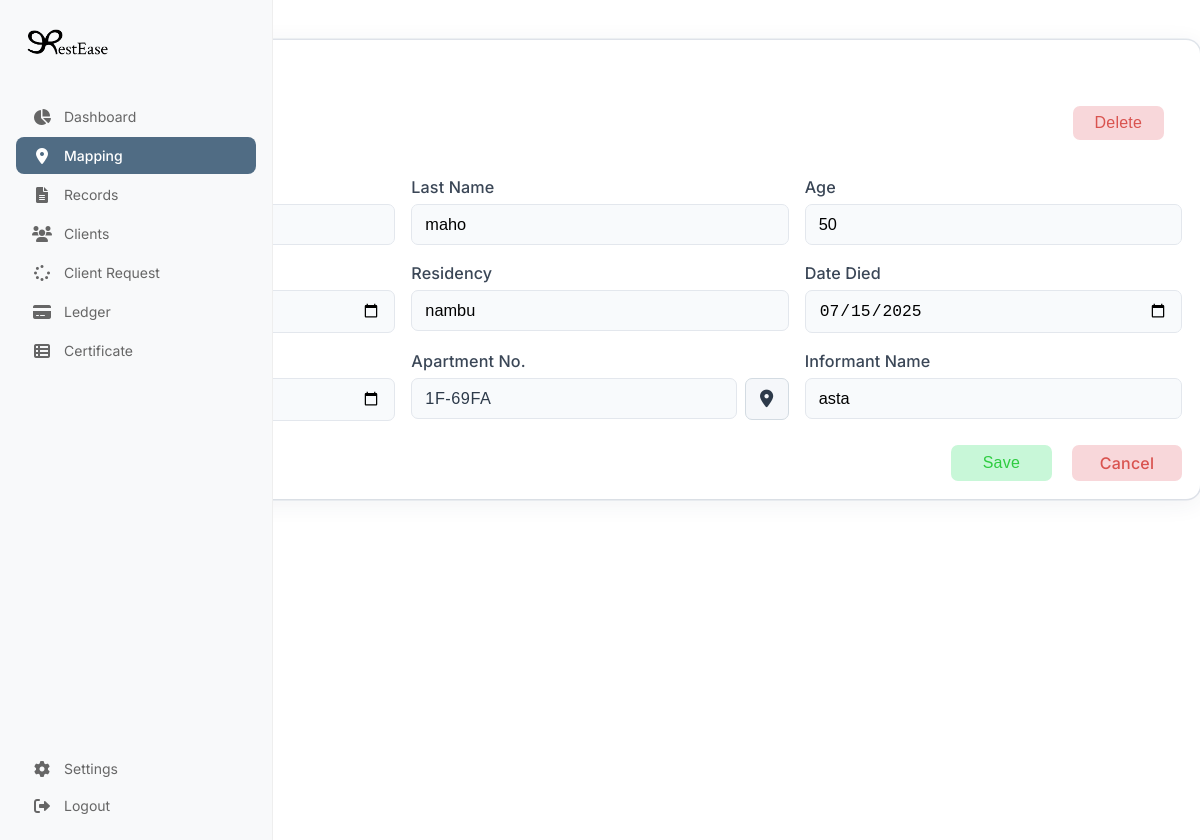
Page /AdminSide/EditNiches.php?nicheID=1F-69FA on the committed database.
### tables this page shows
CREATE TABLE `deceased` (
  `id` int(11) NOT NULL,
  `firstName` varchar(100) DEFAULT NULL,
  `lastName` varchar(100) DEFAULT NULL,
  `age` int(11) DEFAULT NULL,
  `born` date DEFAULT NULL,
  `residency` varchar(255) DEFAULT NULL,
  `dateDied` date DEFAULT NULL,
  `dateInternment` date DEFAULT NULL,
  `nicheID` varchar(50) DEFAULT NULL,
  `informantName` varchar(255) DEFAULT NULL
);

### AdminSide/EditNiches.php (the view, shortened to what this page needs)
<?php
include_once '../Includes/db.php';
$nicheID = $_GET['nicheID'] ?? '';
$deceased = [
  'firstName' => '',
  'lastName' => '',
  'age' => '',
  'born' => '',
  'residency' => '',
  'dateDied' => '',
  'dateInternment' => '',
  'nicheID' => $nicheID,
  'informantName' => ''
];
$originalNicheID = $_GET['nicheID'] ?? '';
if ($nicheID) {
  $stmt = $conn->prepare("SELECT * FROM deceased WHERE nicheID = ? LIMIT 1");
  $stmt->bind_param("s", $originalNicheID);
  $stmt->execute();
  $result = $stmt->get_result();
  if ($result && $row = $result->fetch_assoc()) {
    $deceased = $row;
  }
}
?>
<!DOCTYPE html>
<html lang="en">
<head>
  <link rel="stylesheet" href="https://cdnjs.cloudflare.com/ajax/libs/font-awesome/6.0.0/css/all.min.css">
  <link rel="stylesheet" href="../css/dashboard.css">
  <link rel="stylesheet" href="../css/sidebar.css">
  <link rel="stylesheet" href="../css/Niches.css">
  <link rel="stylesheet" href="../css/EditNiches.css">
  <link rel="stylesheet" href="../css/EditNiches.css">
</head>
<body style="min-height: 100vh; background: #fff; overflow: hidden;">
   <?php include '../Includes/sidebar.php'; ?>
  <div class="form-container" style="width: 1230px; max-width: 100%; margin: 40px 10px 10px auto; padding: 18px; box-sizing: border-box;">
    <div class="top-bar">
      <span class="page-title">Edit Deceased Data</span>
    </div>
    <div class="top-actions">
      <form id="deleteForm" method="post" style="display:inline;">
        <button type="button" class="btn delete-btn" style="margin-left:auto;" id="deleteBtn">Delete</button>
      </form>
    </div>
    <div class="form-section-title">Deceased Information</div>
    <form method="post" autocomplete="off" id="editForm">
      <div class="form-row">
        <div class="form-group">
          <label for="firstName">First Name</label>
        </div>
        <div class="form-group">
          <label for="lastName">Last Name</label>
          <input type="text" id="lastName" name="lastName" placeholder="Last Name" value="<?php echo htmlspecialchars($deceased['lastName']); ?>">
        </div>
        <div class="form-group">
          <label for="age">Age</label>
          <input type="number" id="age" name="age" placeholder="Age" value="<?php echo htmlspecialchars($deceased['age']); ?>">
        </div>
      </div>
      <div class="form-row-2">
        <div class="form-group">
          <label for="born">Born</label>
        </div>
        <div class="form-group">
          <label for="residency">Residency</label>
          <input type="text" id="residency" name="residency" placeholder="Residency" value="<?php echo htmlspecialchars($deceased['residency']); ?>">
        </div>
        <div class="form-group">
          <label for="dateDied">Date Died</label>
          <input type="date" id="dateDied" name="dateDied" placeholder="Date Died" value="<?php echo htmlspecialchars($deceased['dateDied']); ?>">
        </div>
      </div>
      <div class="form-row-3">
        <div class="form-group">
          <label for="dateInternment">Date of Internment</label>
        </div>
        <div class="form-group">
          <label for="apartmentNo">Apartment No.</label>
          <div class="niche-picker-group">
            <input type="text" id="apartmentNo" name="apartmentNo" placeholder="Apartment No." readonly value="<?php echo htmlspecialchars($deceased['nicheID']); ?>">
            <button type="button" id="pickNicheBtn" class="btn pick-niche-btn" title="Pick Niche">
              <i class="fas fa-map-marker-alt"></i>
            </button>
          </div>
        </div>
        <div class="form-group">
          <label for="informantName">Informant Name</label>
          <input type="text" id="informantName" name="informantName" placeholder="Informant Name" value="<?php echo htmlspecialchars($deceased['informantName']); ?>">
        </div>
      </div>
      <div class="form-actions">
        <button type="submit" class="btn save-btn">Save</button>
        <a href="Mapping.php" class="btn cancel-btn" style="margin-left:12px;">Cancel</a>
      </div>
    </form>
  </div>
</body>
</html>

### css/dashboard.css (style rules this page uses)
:root { --primary-color: #1a1a1a; --sidebar-width: 240px; --header-height: 60px; --border-radius: 8px; --dashboard-side-gap: 50px; }
body { margin: 0; padding: 0; font-family: 'Inter', -apple-system, BlinkMacSystemFont, sans-serif; background-color: #fff; }

### css/sidebar.css (style rules this page uses)
:root { --primary-color: #1a1a1a; --sidebar-width: 240px; --border-radius: 8px; }

### css/Niches.css (style rules this page uses)
:root { --primary-color: #1a1a1a; --sidebar-width: 240px; --header-height: 60px; --border-radius: 8px; }
body { margin: 0; padding: 0; font-family: 'Inter', -apple-system, BlinkMacSystemFont, sans-serif; background-color: #fff; }

### css/EditNiches.css (style rules this page uses)
body { font-family: 'Inter', sans-serif; background: #f7f8fa; margin: 0; padding: 0; overflow-x: hidden; }
.top-bar, .top-actions { width: 100%; box-sizing: border-box; padding: 0 18px; }
.top-bar { display: flex; align-items: center; justify-content: space-between; padding: 16px 18px 0 18px; min-height: 48px; gap: 24px; }
.page-title { font-size: 1.5rem; font-weight: 700; color: #2d3a4a; letter-spacing: 0.5px; margin: 0; padding: 0; flex-shrink: 0; }
.top-actions { display: flex; justify-content: flex-end; align-items: center; gap: 12px; padding-right: 18px; }
.btn { padding: 8px 22px; border-radius: 7px; border: none; font-size: 1rem; font-weight: 500; cursor: pointer; background: #bfc9d1; color: #fff; transition: background 0.2s, color 0.2s; text-transform: none; letter-spacing: 0.2px; box-shadow: 0 1px 2px 0 rgba(44,62,80,0.04); display: flex; align-items: center; gap: 8px; }
.form-container { background: #fff; border-radius: 14px; box-shadow: 0 4px 24px 0 rgba(44,62,80,0.07), 0 0 0 1.5px #e3e7ed; padding: 18px; width: 100%; box-sizing: border-box; overflow-x: hidden; }
.form-section-title { font-weight: 600; font-size: 1.05rem; margin-bottom: 1em; color: #2d3a4a; letter-spacing: 0.2px; }
form { width: 100%; }
.form-row, .form-row-2, .form-row-3 { display: grid; grid-template-columns: repeat(auto-fit, minmax(250px, 1fr)); gap: 16px; margin-bottom: 18px; width: 100%; box-sizing: border-box; }
.form-group { display: flex; flex-direction: column; width: 100%; box-sizing: border-box; }
.form-group label { font-size: 1.01rem; font-weight: 500; margin-bottom: 7px; color: #3a4656; letter-spacing: 0.1px; }
.form-group input { width: 100%; box-sizing: border-box; padding: 10px 13px; border: 1.5px solid #e3e7ed; border-radius: 7px; font-size: 1.02rem; background: #f8fafc; outline: none; transition: border 0.2s; }
.form-actions { display: flex; justify-content: flex-end; margin-top: 24px; width: 100%; }
.niche-picker-group { display: flex; align-items: center; gap: 8px; }
.pick-niche-btn { background: #f5f7fa; color: #2d3a4a; border: 1.5px solid #d3dbe2; border-radius: 7px; padding: 8px 14px; min-width: unset; font-size: 1.1rem; transition: background 0.18s, color 0.18s, border 0.18s; box-shadow: none; display: flex; align-items: center; justify-content: center; }
.niche-picker-group input[readonly] { background: #f8fafc; border: 1.5px solid #e3e7ed; color: #2d3a4a; font-weight: 500; letter-spacing: 0.5px; }
.niche-picker-group { display: flex; align-items: center; gap: 8px; width: 100%; }
.niche-picker-group input[readonly] { flex: 1 1 0; min-width: 0; background: #f8fafc; border: 1.5px solid #e3e7ed; color: #2d3a4a; font-weight: 500; letter-spacing: 0.5px; }
.pick-niche-btn { background: #f5f7fa; color: #2d3a4a; border: 1.5px solid #d3dbe2; border-radius: 7px; padding: 8px 14px; min-width: 44px; height: 42px; font-size: 1.1rem; transition: background 0.18s, color 0.18s, border 0.18s; box-shadow: none; display: flex; align-items: center; justify-content: center; }
.btn.delete-btn { background: #f8d7da; color: #d9534f; border: none; margin-right: 0; min-width: 90px; font-weight: 500; transition: background 0.18s, color 0.18s; box-shadow: none; padding: 8px 22px; }
.btn.save-btn { background: #c8f7d8; color: #2ecc40; border: none; min-width: 90px; font-weight: 500; margin-right: 8px; transition: background 0.18s, color 0.18s; box-shadow: none; padding: 8px 32px; }
.btn.cancel-btn { background: #f8d7da; color: #d9534f; border: none; min-width: 90px; font-weight: 500; text-align: center; display: inline-block; padding: 8px 10px; border-radius: 7px; text-decoration: none; transition: background 0.18s, color 0.18s; box-shadow: none; }

### rows in the picture
deceased: lastName "maho", age "50", residency "nambu", dateDied "07/15/2025", apartmentNo "1F-69FA", informantName "asta"
